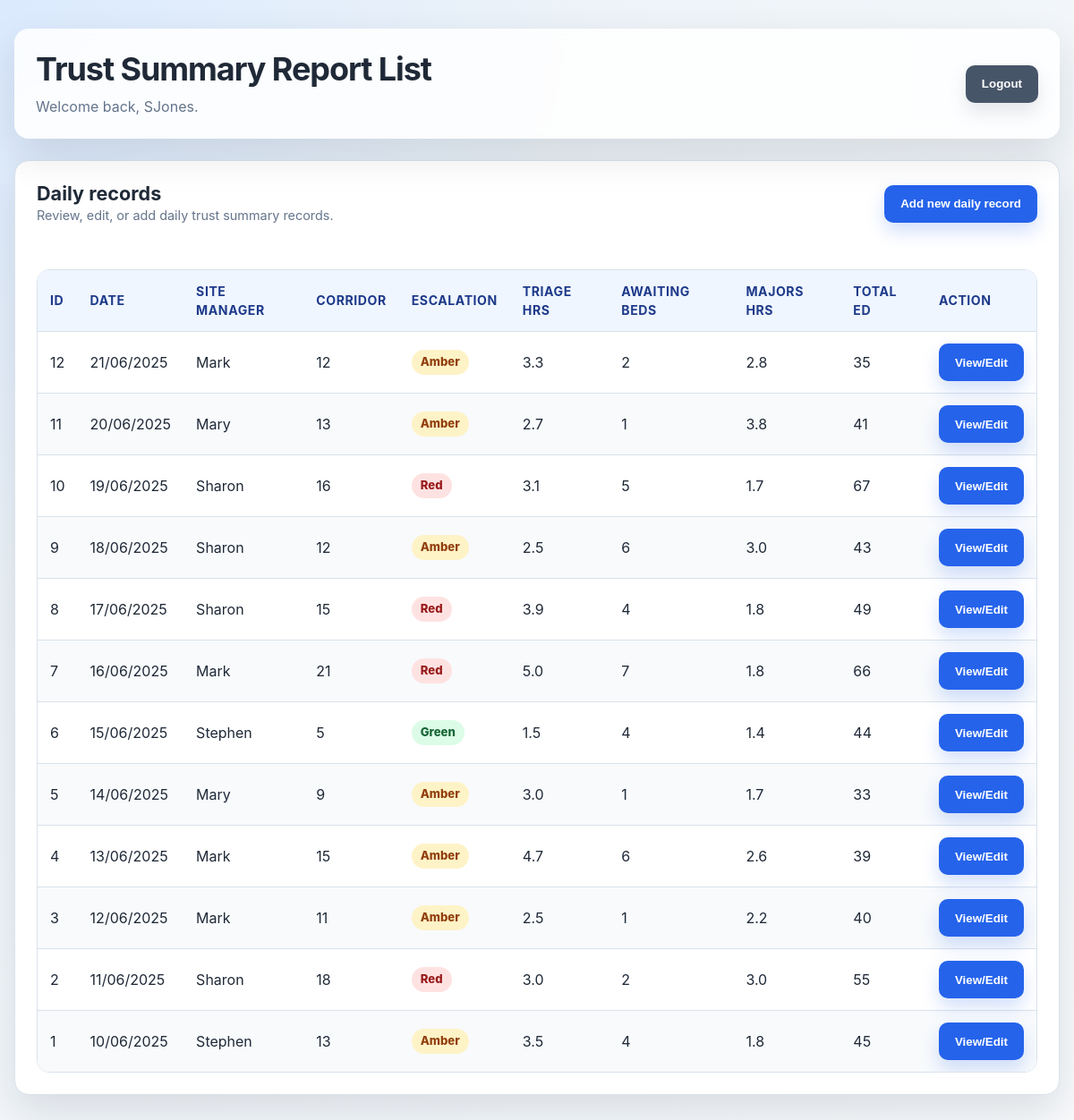
Page /summarylist (signed in) on the committed database.
### tables this page shows
CREATE TABLE DailySummary (
    id INTEGER PRIMARY KEY AUTOINCREMENT,
    dte TEXT NOT NULL ,
    [SiteManager] TEXT,
    [PatientsInCorridor] INTEGER,
    [EscalationLevel] TEXT,
    [TriageTimehrs] REAL,
    [PatientsAwaitingBeds] INTEGER,
    [WaitingTimeMajorshrs] REAL,
    [TotalPatientsED] INTEGER,
    [userid] INTEGER
    );

### main.py (the view)
@app.route('/summarylist')
@check_login
def summarylist():
    db = get_db()
    cur = db.execute('select * from DailySummary order by id desc')
    entries = cur.fetchall()
    return render_template('summarylist.html', username=session['username'], entries=entries)

### main.py (called while the page is built)
def connect_db():
    rv = sqlite3.connect(app.config['DATABASE'])
    rv.row_factory = sqlite3.Row
    return rv

def get_db():
    if not hasattr(g, 'sqlite_db'):
        g.sqlite_db = connect_db()
    return g.sqlite_db

def check_login(f):
    @wraps(f)
    def decorated(*args, **kwargs):
        if "loggedin" not in session:
            return redirect(url_for("login"))
        return f(*args, **kwargs)
    return decorated

### templates/summarylist.html (shortened to what this page needs)
<!DOCTYPE html>
<html lang="en">
<head>
	<link rel="stylesheet" href="{{ url_for('static', filename='style.css') }}">
	<link rel="stylesheet" href="https://use.fontawesome.com/releases/v5.7.1/css/all.css">
</head>
<body>
	<main class="page-shell">
		<header class="page-header">
			<div>
				<h1>Trust Summary Report List</h1>
				<p>Welcome back, {{ username }}.</p>
			</div>
			<form class="inline-form" action="{{ url_for('logout') }}">
				<input class="secondary" type="submit" value="Logout">
			</form>
		</header>
		<section class="card">
			<div class="card-header">
				<div>
					<h2>Daily records</h2>
					<p class="form-hint">Review, edit, or add daily trust summary records.</p>
				</div>
				<form class="inline-form" action="{{ url_for('openadddailyrecord') }}">
					<input type="submit" value="Add new daily record">
				</form>
			</div>
			<div class="msg">{{ msg }}</div>
			{% if entries %}
			<div class="table-wrap">
				<table>
					<thead>
						<tr>
							<th>ID</th>
							<th>Date</th>
							<th>Site Manager</th>
							<th>Corridor</th>
							<th>Escalation</th>
							<th>Triage hrs</th>
							<th>Awaiting Beds</th>
							<th>Majors hrs</th>
							<th>Total ED</th>
							<th>Action</th>
						</tr>
					</thead>
					<tbody>
						{% for entry in entries %}
						<tr>
							<td>{{ entry.id }}</td>
							<td>{{ entry.dte }}</td>
							<td>{{ entry.SiteManager }}</td>
							<td>{{ entry.PatientsInCorridor }}</td>
							<td><span class="status-pill status-{{ entry.EscalationLevel|lower }}">{{ entry.EscalationLevel }}</span></td>
							<td>{{ entry.TriageTimehrs }}</td>
							<td>{{ entry.PatientsAwaitingBeds }}</td>
							<td>{{ entry.WaitingTimeMajorshrs }}</td>
							<td>{{ entry.TotalPatientsED }}</td>
							<td>
								<form class="inline-form" action="{{ url_for('dailydetail', dayid=entry.id) }}">
									<input type="submit" value="View/Edit" id="{{ entry.id }}">
								</form>
							</td>
						</tr>
						{% endfor %}
					</tbody>
				</table>
			</div>
			{% else %}
			<div class="empty-state">No entries found.</div>
			{% endif %}
		</section>
	</main>
</body>
</html>

### static/style.css (style rules this page uses)
:root { --bg: #edf3f8; --surface: #ffffff; --surface-soft: #f8fafc; --text: #1f2937; --muted: #64748b; --border: #d9e2ec; --primary: #2563eb; --primary-dark: #1d4ed8; --danger: #dc2626; --success: #15803d; --shadow: 0 18px 45px rgba(15, 23, 42, 0.12); --radius: 16px; }
* { box-sizing: border-box; }
body { margin: 0; min-height: 100vh; background: radial-gradient(circle at top left, #dbeafe 0, var(--bg) 38%, #f8fafc 100%); color: var(--text); font-family: -apple-system, BlinkMacSystemFont, "Segoe UI", Roboto, Oxygen, Ubuntu, Cantarell, "Helvetica Neue", Arial, sans-serif; font-size: 16px; line-height: 1.5; -webkit-font-smoothing: antialiased; -moz-osx-font-smoothing: grayscale; }
h1, h2 { margin: 0; color: var(--text); line-height: 1.2; }
h1 { font-size: clamp(1.7rem, 3vw, 2.35rem); letter-spacing: -0.03em; }
h2 { font-size: 1.35rem; }
p { margin: 0; }
.page-shell { width: min(1180px, calc(100% - 32px)); margin: 0 auto; padding: 32px 0 48px; }
.page-header { display: flex; align-items: center; justify-content: space-between; gap: 20px; margin-bottom: 24px; padding: 24px; border-radius: var(--radius); background: rgba(255, 255, 255, 0.86); box-shadow: var(--shadow); backdrop-filter: blur(8px); }
.page-header p { margin-top: 8px; color: var(--muted); }
.card { background: var(--surface); border: 1px solid var(--border); border-radius: var(--radius); box-shadow: var(--shadow); padding: 24px; margin-bottom: 24px; }
.card-header { display: flex; justify-content: space-between; align-items: center; gap: 16px; margin-bottom: 18px; }
.msg { min-height: 1.2em; margin: 12px 0; color: var(--danger); font-weight: 600; }
.form-hint { color: var(--muted); font-size: .9rem; }
input[type="submit"], .button { display: inline-flex; align-items: center; justify-content: center; min-height: 42px; border: 0; border-radius: 10px; padding: 10px 18px; background: var(--primary); color: #fff; font-weight: 800; text-decoration: none; cursor: pointer; transition: transform .2s, background-color .2s, box-shadow .2s; box-shadow: 0 10px 20px rgba(37, 99, 235, 0.2); }
.button.secondary, input.secondary { background: #475569; box-shadow: 0 10px 20px rgba(71, 85, 105, 0.15); }
.table-wrap { overflow-x: auto; border: 1px solid var(--border); border-radius: 14px; }
table { width: 100%; border-collapse: collapse; background: #fff; }
th, td { padding: 13px 14px; text-align: left; border-bottom: 1px solid var(--border); vertical-align: middle; }
th { background: #eff6ff; color: #1e3a8a; font-size: .88rem; text-transform: uppercase; letter-spacing: .04em; }
tr:nth-child(even) td { background: #f8fafc; }
tr:last-child td { border-bottom: 0; }
.inline-form { display: inline; }
.status-pill { display: inline-flex; align-items: center; border-radius: 999px; padding: 4px 10px; font-weight: 800; font-size: .82rem; background: #e2e8f0; color: #334155; }
.status-red { background: #fee2e2; color: #991b1b; }
.status-amber { background: #fef3c7; color: #92400e; }
.status-green { background: #dcfce7; color: #166534; }

### rows in the picture
DailySummary: id "12", dte "21/06/2025", SiteManager "Mark", PatientsInCorridor "12", EscalationLevel "Amber", TriageTimehrs "3.3", PatientsAwaitingBeds "2", WaitingTimeMajorshrs "2.8", TotalPatientsED "35"
DailySummary: id "11", dte "20/06/2025", SiteManager "Mary", PatientsInCorridor "13", EscalationLevel "Amber", TriageTimehrs "2.7", PatientsAwaitingBeds "1", WaitingTimeMajorshrs "3.8", TotalPatientsED "41"
DailySummary: id "10", dte "19/06/2025", SiteManager "Sharon", PatientsInCorridor "16", EscalationLevel "Red", TriageTimehrs "3.1", PatientsAwaitingBeds "5", WaitingTimeMajorshrs "1.7", TotalPatientsED "67"
DailySummary: id "9", dte "18/06/2025", SiteManager "Sharon", PatientsInCorridor "12", EscalationLevel "Amber", TriageTimehrs "2.5", PatientsAwaitingBeds "6", WaitingTimeMajorshrs "3.0", TotalPatientsED "43"
DailySummary: id "8", dte "17/06/2025", SiteManager "Sharon", PatientsInCorridor "15", EscalationLevel "Red", TriageTimehrs "3.9", PatientsAwaitingBeds "4", WaitingTimeMajorshrs "1.8", TotalPatientsED "49"
DailySummary: id "7", dte "16/06/2025", SiteManager "Mark", PatientsInCorridor "21", EscalationLevel "Red", TriageTimehrs "5.0", PatientsAwaitingBeds "7", WaitingTimeMajorshrs "1.8", TotalPatientsED "66"
DailySummary: id "6", dte "15/06/2025", SiteManager "Stephen", PatientsInCorridor "5", EscalationLevel "Green", TriageTimehrs "1.5", PatientsAwaitingBeds "4", WaitingTimeMajorshrs "1.4", TotalPatientsED "44"
DailySummary: id "5", dte "14/06/2025", SiteManager "Mary", PatientsInCorridor "9", EscalationLevel "Amber", TriageTimehrs "3.0", PatientsAwaitingBeds "1", WaitingTimeMajorshrs "1.7", TotalPatientsED "33"
DailySummary: id "4", dte "13/06/2025", SiteManager "Mark", PatientsInCorridor "15", EscalationLevel "Amber", TriageTimehrs "4.7", PatientsAwaitingBeds "6", WaitingTimeMajorshrs "2.6", TotalPatientsED "39"
DailySummary: id "3", dte "12/06/2025", SiteManager "Mark", PatientsInCorridor "11", EscalationLevel "Amber", TriageTimehrs "2.5", PatientsAwaitingBeds "1", WaitingTimeMajorshrs "2.2", TotalPatientsED "40"
DailySummary: id "2", dte "11/06/2025", SiteManager "Sharon", PatientsInCorridor "18", EscalationLevel "Red", TriageTimehrs "3.0", PatientsAwaitingBeds "2", WaitingTimeMajorshrs "3.0", TotalPatientsED "55"
DailySummary: id "1", dte "10/06/2025", SiteManager "Stephen", PatientsInCorridor "13", EscalationLevel "Amber", TriageTimehrs "3.5", PatientsAwaitingBeds "4", WaitingTimeMajorshrs "1.8", TotalPatientsED "45"

### other values in the picture
{{ username }} "SJones"
